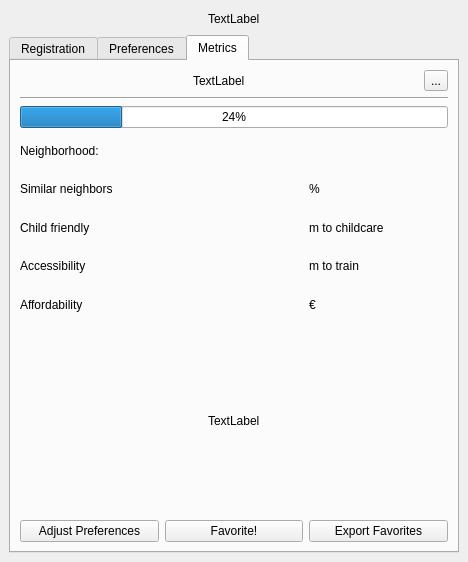
<?xml version="1.0" encoding="UTF-8"?>
<ui version="4.0">
 <class>SpatialDockWidgetBase</class>
 <widget class="QDockWidget" name="SpatialDockWidgetBase">
  <property name="geometry">
   <rect>
    <x>0</x>
    <y>0</y>
    <width>468</width>
    <height>562</height>
   </rect>
  </property>
  <property name="windowTitle">
   <string>Suburbia</string>
  </property>
  <widget class="QWidget" name="widget">
   <layout class="QVBoxLayout" name="verticalLayout">
    <item>
     <layout class="QGridLayout" name="gridLayout">
      <item row="0" column="0">
       <spacer name="horizontalSpacer_2">
        <property name="orientation">
         <enum>Qt::Horizontal</enum>
        </property>
        <property name="sizeHint" stdset="0">
         <size>
          <width>40</width>
          <height>20</height>
         </size>
        </property>
       </spacer>
      </item>
      <item row="0" column="2">
       <spacer name="horizontalSpacer">
        <property name="orientation">
         <enum>Qt::Horizontal</enum>
        </property>
        <property name="sizeHint" stdset="0">
         <size>
          <width>40</width>
          <height>20</height>
         </size>
        </property>
       </spacer>
      </item>
      <item row="0" column="1">
       <widget class="QLabel" name="SuburbiaLogo">
        <property name="text">
         <string>TextLabel</string>
        </property>
       </widget>
      </item>
     </layout>
    </item>
    <item>
     <widget class="QTabWidget" name="Tabs">
      <property name="styleSheet">
       <string notr="true"/>
      </property>
      <property name="currentIndex">
       <number>2</number>
      </property>
      <widget class="QWidget" name="TabTerms">
       <attribute name="title">
        <string>Registration</string>
       </attribute>
       <layout class="QGridLayout" name="gridLayout_3">
        <item row="0" column="0">
         <layout class="QHBoxLayout" name="horizontalLayout_3">
          <item>
           <spacer name="horizontalSpacer_8">
            <property name="orientation">
             <enum>Qt::Horizontal</enum>
            </property>
            <property name="sizeHint" stdset="0">
             <size>
              <width>40</width>
              <height>20</height>
             </size>
            </property>
           </spacer>
          </item>
          <item>
           <widget class="QLabel" name="LogoTerms">
            <property name="text">
             <string>TextLabel</string>
            </property>
           </widget>
          </item>
          <item>
           <spacer name="horizontalSpacer_7">
            <property name="orientation">
             <enum>Qt::Horizontal</enum>
            </property>
            <property name="sizeHint" stdset="0">
             <size>
              <width>40</width>
              <height>20</height>
             </size>
            </property>
           </spacer>
          </item>
          <item>
           <widget class="QToolButton" name="InfoTerms">
            <property name="text">
             <string>...</string>
            </property>
           </widget>
          </item>
         </layout>
        </item>
        <item row="4" column="0">
         <widget class="QPushButton" name="ButtonConfirm">
          <property name="text">
           <string>Confirm!</string>
          </property>
         </widget>
        </item>
        <item row="1" column="0">
         <widget class="Line" name="line_2">
          <property name="orientation">
           <enum>Qt::Horizontal</enum>
          </property>
         </widget>
        </item>
        <item row="2" column="0">
         <layout class="QGridLayout" name="LayoutTerms">
          <item row="0" column="1">
           <widget class="QLineEdit" name="FieldName"/>
          </item>
          <item row="0" column="0">
           <widget class="QLabel" name="LabelName">
            <property name="text">
             <string>Name</string>
            </property>
           </widget>
          </item>
          <item row="2" column="0">
           <widget class="QLabel" name="LabelGender">
            <property name="text">
             <string>Gender</string>
            </property>
           </widget>
          </item>
          <item row="3" column="0">
           <widget class="QLabel" name="LabelEducation">
            <property name="text">
             <string>Education Level</string>
            </property>
           </widget>
          </item>
          <item row="2" column="1">
           <widget class="QComboBox" name="FieldGender"/>
          </item>
          <item row="4" column="0">
           <widget class="QLabel" name="LabelAgree">
            <property name="text">
             <string>I agree to share my information</string>
            </property>
           </widget>
          </item>
          <item row="3" column="1">
           <widget class="QComboBox" name="FieldEducation"/>
          </item>
          <item row="1" column="1">
           <widget class="QSpinBox" name="FieldAge"/>
          </item>
          <item row="1" column="0">
           <widget class="QLabel" name="LabelAge">
            <property name="text">
             <string>Age</string>
            </property>
           </widget>
          </item>
          <item row="4" column="1">
           <layout class="QHBoxLayout" name="horizontalLayout">
            <item>
             <widget class="QCheckBox" name="ButtonAgree">
              <property name="text">
               <string>Agree!</string>
              </property>
             </widget>
            </item>
            <item>
             <widget class="QToolButton" name="ButtonPrivacyStatement">
              <property name="text">
               <string>...</string>
              </property>
             </widget>
            </item>
           </layout>
          </item>
         </layout>
        </item>
       </layout>
      </widget>
      <widget class="QWidget" name="TabPreferences">
       <attribute name="title">
        <string>Preferences</string>
       </attribute>
       <layout class="QGridLayout" name="gridLayout_2">
        <item row="0" column="0">
         <layout class="QHBoxLayout" name="horizontalLayout_8">
          <item>
           <spacer name="horizontalSpacer_6">
            <property name="orientation">
             <enum>Qt::Horizontal</enum>
            </property>
            <property name="sizeHint" stdset="0">
             <size>
              <width>40</width>
              <height>20</height>
             </size>
            </property>
           </spacer>
          </item>
          <item>
           <widget class="QLabel" name="LogoPreferences">
            <property name="text">
             <string>TextLabel</string>
            </property>
           </widget>
          </item>
          <item>
           <spacer name="horizontalSpacer_5">
            <property name="orientation">
             <enum>Qt::Horizontal</enum>
            </property>
            <property name="sizeHint" stdset="0">
             <size>
              <width>40</width>
              <height>20</height>
             </size>
            </property>
           </spacer>
          </item>
          <item>
           <widget class="QToolButton" name="InfoPreferences">
            <property name="text">
             <string>...</string>
            </property>
           </widget>
          </item>
         </layout>
        </item>
        <item row="4" column="0">
         <layout class="QGridLayout" name="LayoutPreferences">
          <item row="4" column="1">
           <widget class="QSlider" name="SliderAfford">
            <property name="maximum">
             <number>5</number>
            </property>
            <property name="orientation">
             <enum>Qt::Horizontal</enum>
            </property>
           </widget>
          </item>
          <item row="1" column="2">
           <widget class="QLabel" name="PriorityPeople">
            <property name="text">
             <string/>
            </property>
           </widget>
          </item>
          <item row="5" column="1">
           <widget class="QComboBox" name="SelectionNeighborhood"/>
          </item>
          <item row="2" column="2">
           <widget class="QLabel" name="PriorityChild">
            <property name="text">
             <string/>
            </property>
           </widget>
          </item>
          <item row="3" column="0">
           <widget class="QLabel" name="LabelIndicator3">
            <property name="text">
             <string>Accessibility?</string>
            </property>
           </widget>
          </item>
          <item row="3" column="2">
           <widget class="QLabel" name="PriorityAccess">
            <property name="text">
             <string/>
            </property>
           </widget>
          </item>
          <item row="1" column="1">
           <widget class="QSlider" name="SliderPeople">
            <property name="maximum">
             <number>5</number>
            </property>
            <property name="orientation">
             <enum>Qt::Horizontal</enum>
            </property>
           </widget>
          </item>
          <item row="4" column="2">
           <widget class="QLabel" name="PriorityAfford">
            <property name="text">
             <string/>
            </property>
           </widget>
          </item>
          <item row="1" column="0">
           <widget class="QLabel" name="LabelIndicator1">
            <property name="text">
             <string>Simliar People?</string>
            </property>
           </widget>
          </item>
          <item row="2" column="1">
           <widget class="QSlider" name="SliderChild">
            <property name="maximum">
             <number>5</number>
            </property>
            <property name="orientation">
             <enum>Qt::Horizontal</enum>
            </property>
           </widget>
          </item>
          <item row="3" column="1">
           <widget class="QSlider" name="SliderAccess">
            <property name="maximum">
             <number>5</number>
            </property>
            <property name="orientation">
             <enum>Qt::Horizontal</enum>
            </property>
           </widget>
          </item>
          <item row="2" column="0">
           <widget class="QLabel" name="LabelIndicator2">
            <property name="text">
             <string>Child Friendly?</string>
            </property>
           </widget>
          </item>
          <item row="5" column="2">
           <widget class="QPushButton" name="ButtonLocate">
            <property name="text">
             <string>Locate!</string>
            </property>
           </widget>
          </item>
          <item row="5" column="0">
           <widget class="QLabel" name="LabelPostalCode">
            <property name="text">
             <string>Neighborhood</string>
            </property>
           </widget>
          </item>
          <item row="4" column="0">
           <widget class="QLabel" name="LabelIndicator4">
            <property name="text">
             <string>Affordability?</string>
            </property>
           </widget>
          </item>
         </layout>
        </item>
        <item row="1" column="0">
         <widget class="Line" name="line">
          <property name="orientation">
           <enum>Qt::Horizontal</enum>
          </property>
         </widget>
        </item>
        <item row="5" column="0">
         <widget class="QPushButton" name="ButtonExplore">
          <property name="text">
           <string>Explore!</string>
          </property>
         </widget>
        </item>
       </layout>
      </widget>
      <widget class="QWidget" name="TabMetrics">
       <attribute name="title">
        <string>Metrics</string>
       </attribute>
       <layout class="QGridLayout" name="gridLayout_4">
        <item row="1" column="0">
         <layout class="QHBoxLayout" name="horizontalLayout_9">
          <item>
           <spacer name="horizontalSpacer_4">
            <property name="orientation">
             <enum>Qt::Horizontal</enum>
            </property>
            <property name="sizeHint" stdset="0">
             <size>
              <width>40</width>
              <height>20</height>
             </size>
            </property>
           </spacer>
          </item>
          <item>
           <widget class="QLabel" name="LogoMetrics">
            <property name="text">
             <string>TextLabel</string>
            </property>
           </widget>
          </item>
          <item>
           <spacer name="horizontalSpacer_3">
            <property name="orientation">
             <enum>Qt::Horizontal</enum>
            </property>
            <property name="sizeHint" stdset="0">
             <size>
              <width>40</width>
              <height>20</height>
             </size>
            </property>
           </spacer>
          </item>
          <item>
           <widget class="QToolButton" name="InfoMetrics">
            <property name="text">
             <string>...</string>
            </property>
           </widget>
          </item>
         </layout>
        </item>
        <item row="4" column="0">
         <layout class="QGridLayout" name="LayoutMetrics">
          <item row="3" column="0">
           <widget class="QLabel" name="Neighborhood">
            <property name="text">
             <string>Neighborhood:</string>
            </property>
           </widget>
          </item>
          <item row="6" column="1">
           <widget class="QLabel" name="ValueAccess">
            <property name="text">
             <string/>
            </property>
           </widget>
          </item>
          <item row="7" column="1">
           <widget class="QLabel" name="ValueAfford">
            <property name="text">
             <string/>
            </property>
           </widget>
          </item>
          <item row="5" column="0">
           <widget class="QLabel" name="M_LabelIndicator2">
            <property name="text">
             <string>Child friendly</string>
            </property>
           </widget>
          </item>
          <item row="3" column="1">
           <widget class="QLabel" name="DisplayNeighborhoodName">
            <property name="text">
             <string/>
            </property>
           </widget>
          </item>
          <item row="5" column="1">
           <widget class="QLabel" name="ValueChild">
            <property name="text">
             <string/>
            </property>
           </widget>
          </item>
          <item row="6" column="0">
           <widget class="QLabel" name="M_LabelIndicator3">
            <property name="text">
             <string>Accessibility</string>
            </property>
           </widget>
          </item>
          <item row="5" column="2">
           <widget class="QLabel" name="label_8">
            <property name="text">
             <string>m to childcare</string>
            </property>
           </widget>
          </item>
          <item row="7" column="2">
           <widget class="QLabel" name="label_10">
            <property name="text">
             <string>€</string>
            </property>
           </widget>
          </item>
          <item row="4" column="0">
           <widget class="QLabel" name="M_LabelIdicator1">
            <property name="text">
             <string>Similar neighbors</string>
            </property>
           </widget>
          </item>
          <item row="4" column="2">
           <widget class="QLabel" name="label_4">
            <property name="text">
             <string>%</string>
            </property>
           </widget>
          </item>
          <item row="4" column="1">
           <widget class="QLabel" name="ValuePeople">
            <property name="text">
             <string/>
            </property>
           </widget>
          </item>
          <item row="7" column="0">
           <widget class="QLabel" name="M_LabelIndicator4">
            <property name="text">
             <string>Affordability</string>
            </property>
           </widget>
          </item>
          <item row="6" column="2">
           <widget class="QLabel" name="label_9">
            <property name="text">
             <string>m to train</string>
            </property>
           </widget>
          </item>
         </layout>
        </item>
        <item row="3" column="0">
         <widget class="QProgressBar" name="progressBar">
          <property name="value">
           <number>24</number>
          </property>
         </widget>
        </item>
        <item row="2" column="0">
         <widget class="Line" name="line_3">
          <property name="orientation">
           <enum>Qt::Horizontal</enum>
          </property>
         </widget>
        </item>
        <item row="5" column="0">
         <layout class="QHBoxLayout" name="horizontalLayout_4">
          <item>
           <spacer name="horizontalSpacer_9">
            <property name="orientation">
             <enum>Qt::Horizontal</enum>
            </property>
            <property name="sizeHint" stdset="0">
             <size>
              <width>40</width>
              <height>20</height>
             </size>
            </property>
           </spacer>
          </item>
          <item>
           <widget class="QLabel" name="Legend">
            <property name="text">
             <string>TextLabel</string>
            </property>
           </widget>
          </item>
          <item>
           <spacer name="horizontalSpacer_10">
            <property name="orientation">
             <enum>Qt::Horizontal</enum>
            </property>
            <property name="sizeHint" stdset="0">
             <size>
              <width>40</width>
              <height>20</height>
             </size>
            </property>
           </spacer>
          </item>
         </layout>
        </item>
        <item row="6" column="0">
         <layout class="QHBoxLayout" name="horizontalLayout_5">
          <item>
           <widget class="QPushButton" name="ButtonAdjustPreferences">
            <property name="text">
             <string>Adjust Preferences</string>
            </property>
           </widget>
          </item>
          <item>
           <widget class="QPushButton" name="ButtonFavorite">
            <property name="text">
             <string>Favorite!</string>
            </property>
           </widget>
          </item>
          <item>
           <widget class="QPushButton" name="ButtonSaveUserInfo">
            <property name="text">
             <string>Export Favorites</string>
            </property>
           </widget>
          </item>
         </layout>
        </item>
       </layout>
      </widget>
     </widget>
    </item>
   </layout>
  </widget>
 </widget>
 <resources/>
 <connections/>
</ui>
